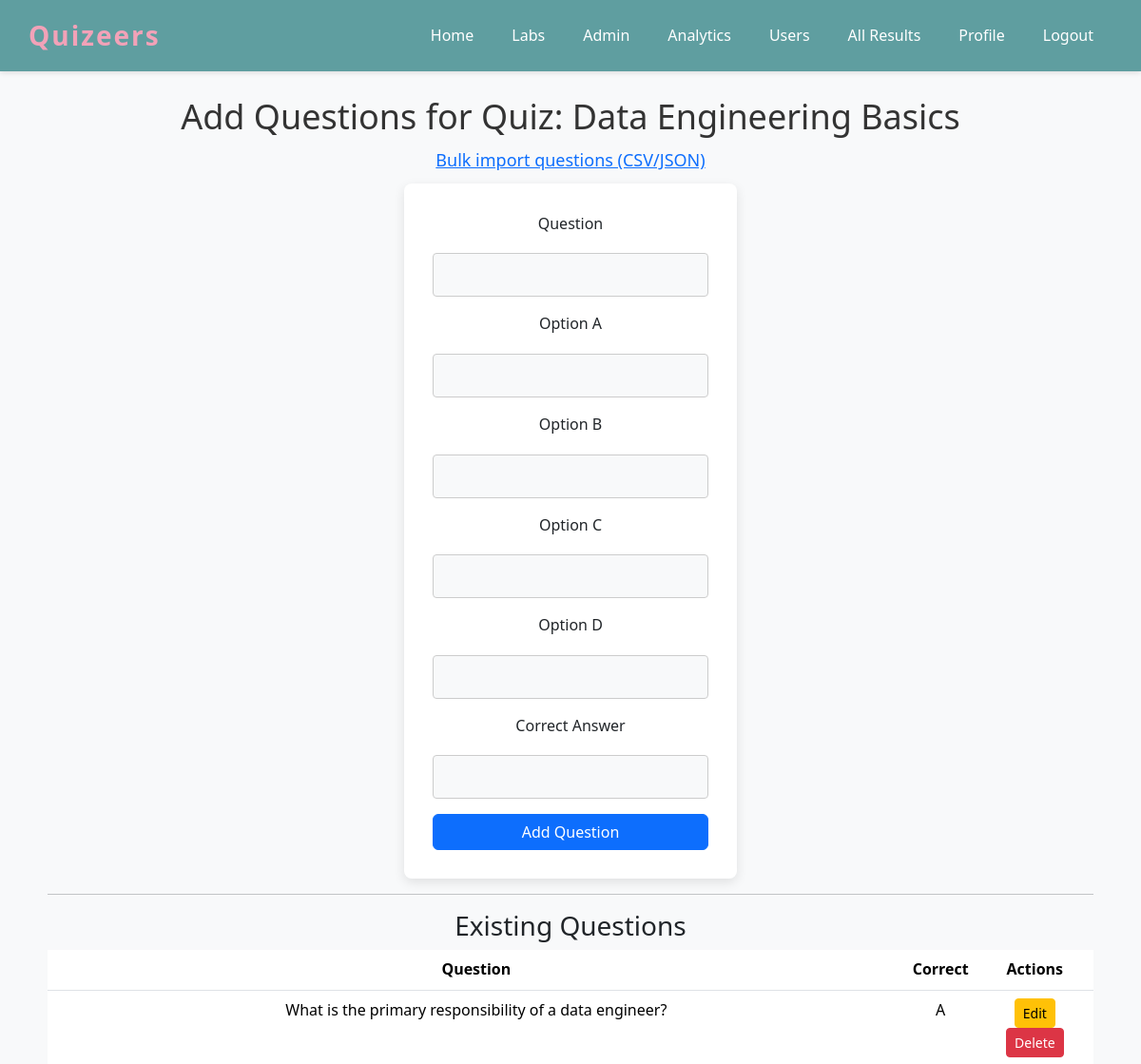
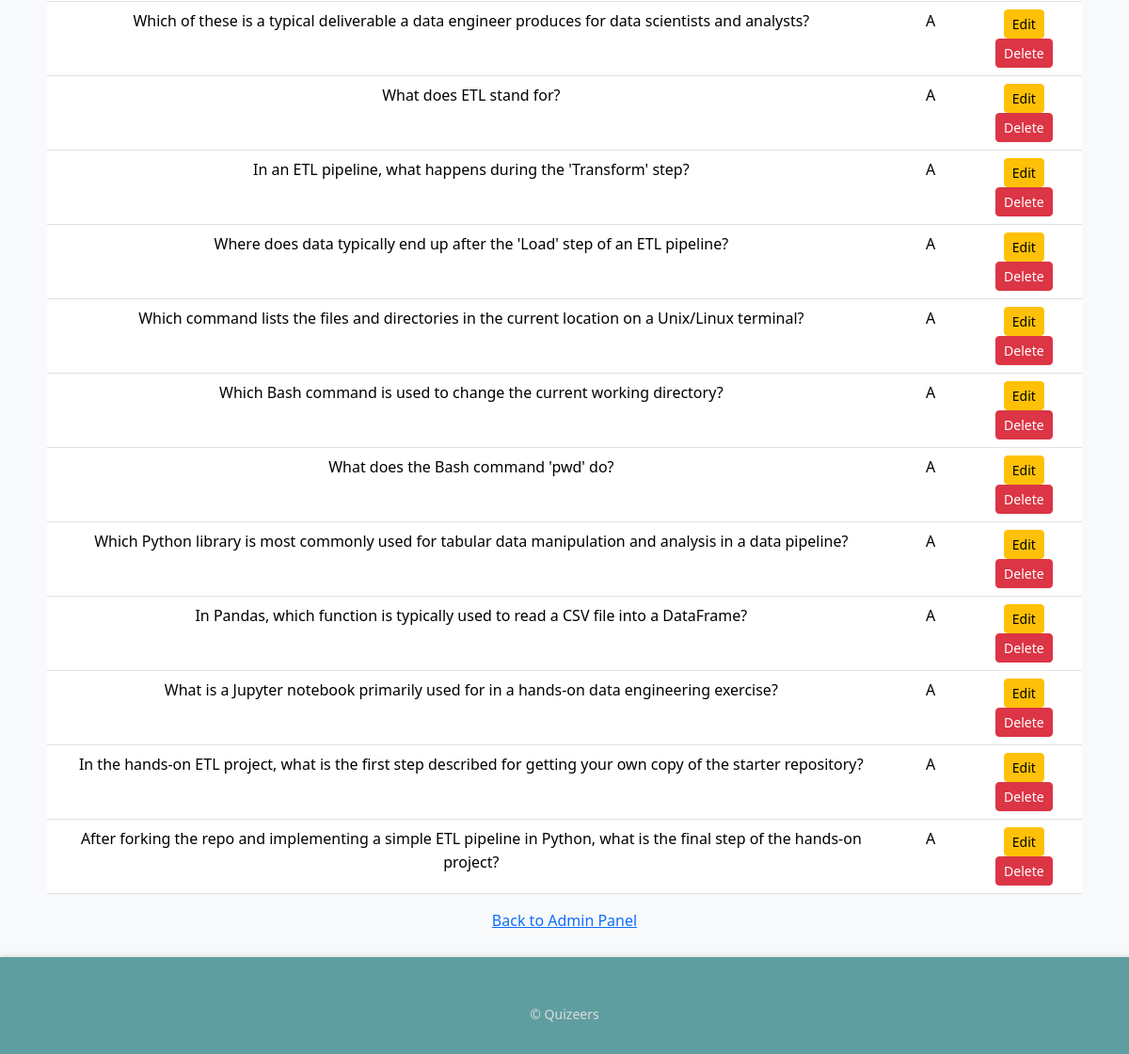
Page /admin/quiz/1/questions/add (signed in) on the committed database (2 pictures, top to bottom).
### app.py (models this page shows)
class Quiz(db.Model):
    id = db.Column(db.Integer, primary_key=True)
    title = db.Column(db.String(255), nullable=False)
    description = db.Column(db.Text, default="")
    is_deleted = db.Column(db.Boolean, default=False)
    category = db.Column(db.String(100), default="General")
    difficulty = db.Column(db.String(20), default="Medium")
    time_limit_minutes = db.Column(db.Integer, nullable=True)
    max_attempts = db.Column(db.Integer, nullable=True)
    shuffle_questions = db.Column(db.Boolean, default=True)
    questions = db.relationship(
        "Question", backref="quiz", lazy=True, cascade="all, delete-orphan"
    )

class Question(db.Model):
    id = db.Column(db.Integer, primary_key=True)
    quiz_id = db.Column(db.Integer, db.ForeignKey("quiz.id"), nullable=False)
    text = db.Column(db.Text, nullable=False)
    correct_answer = db.Column(db.String(1), nullable=False)
    answers = db.relationship(
        "Answer", backref="question", lazy=True, cascade="all, delete-orphan",
        order_by="Answer.letter"
    )

### app.py (the view, shortened to what this page needs)
@app.route("/admin/quiz/<int:quiz_id>/questions/add", methods=["GET", "POST"])
@admin_required
def admin_add_questions(quiz_id):
    quiz = db.get_or_404(Quiz, quiz_id)
    return render_template("admin_add_questions.html", quiz=quiz)

### app.py (called while the page is built)
@login_manager.user_loader
def load_user(user_id):
    return db.session.get(User, int(user_id))

def admin_required(view):
    @wraps(view)
    def wrapped(*args, **kwargs):
        if not current_user.is_authenticated or not current_user.is_admin:
            flash("Admin access required.", "error")
            return redirect(url_for("home"))
        return view(*args, **kwargs)
    return wrapped

### templates/admin_add_questions.html (shortened to what this page needs)
{% extends "base.html" %}
{% block content %}
    <h2>Add Questions for Quiz: {{ quiz.title }}</h2>
    <p><a href="{{ url_for('admin.admin_import_questions', quiz_id=quiz.id) }}">Bulk import questions (CSV/JSON)</a></p>
    <form method="POST">
        <div class="mb-3">
            <label for="question_text" class="form-label">Question</label>
            <input type="text" class="form-control" id="question_text" name="question_text" required>
        </div>
        <div class="mb-3">
            <label for="option_a" class="form-label">Option A</label>
            <input type="text" class="form-control" id="option_a" name="option_a" required>
        </div>
        <div class="mb-3">
            <label for="option_b" class="form-label">Option B</label>
            <input type="text" class="form-control" id="option_b" name="option_b" required>
        </div>
        <div class="mb-3">
            <label for="option_c" class="form-label">Option C</label>
            <input type="text" class="form-control" id="option_c" name="option_c" required>
        </div>
        <div class="mb-3">
            <label for="option_d" class="form-label">Option D</label>
            <input type="text" class="form-control" id="option_d" name="option_d" required>
        </div>
        <div class="mb-3">
            <label for="correct_answer" class="form-label">Correct Answer</label>
            <input type="text" class="form-control" id="correct_answer" name="correct_answer" required>
        </div>
        <button type="submit" class="btn btn-primary">Add Question</button>
    </form>
    <hr>
    <h3>Existing Questions</h3>
    {% if quiz.questions %}
        <table class="table">
            <thead>
                <tr><th>Question</th><th>Correct</th><th>Actions</th></tr>
            </thead>
            <tbody>
                {% for question in quiz.questions %}
                    <tr>
                        <td>{{ question.text }}</td>
                        <td>{{ question.correct_answer }}</td>
                        <td>
                            <a href="{{ url_for('admin.admin_edit_question', question_id=question.id) }}" class="btn btn-warning btn-sm">Edit</a>
                            <a href="{{ url_for('admin.admin_delete_question', question_id=question.id) }}" class="btn btn-danger btn-sm" onclick="return confirm('Delete this question?')">Delete</a>
                        </td>
                    </tr>
                {% endfor %}
            </tbody>
        </table>
    {% else %}
        <p>No questions yet.</p>
    {% endif %}
    <a href="{{ url_for('admin.admin_panel') }}">Back to Admin Panel</a>
{% endblock %}

### static/css/styles.css (style rules this page uses)
body { font-family: 'Segoe UI', Tahoma, Geneva, Verdana, sans-serif; margin: 0; padding: 0; background-color: #f8f9fa; line-height: 1.6; }
main h2 { font-size: 36px; color: #333; margin-bottom: 10px; font-weight: 400; }
main p { font-size: 18px; margin: 10px 0; color: #555; }
form { background-color: white; padding: 30px; margin: 0 auto; width: 350px; border-radius: 8px; box-shadow: 0 4px 12px rgba(0, 0, 0, 0.1); }
form input[type="text"], form input[type="password"], form input[type="email"] { width: 100%; padding: 10px; margin: 10px 0; border: 1px solid #ccc; border-radius: 4px; font-size: 16px; color: #333; background-color: #f8f9fa; transition: border-color 0.3s ease; }
form button { background-color: #5f9ea0; color: white; padding: 12px 20px; border: none; border-radius: 6px; font-size: 18px; font-weight: 500; cursor: pointer; width: 100%; transition: background-color 0.3s ease; }

### rows in the picture
Quiz: title "Data Engineering Basics"
Question: text "What is the primary responsibility of a data engineer?", correct_answer "A"
Question: text "Which of these is a typical deliverable a data engineer produces for data scientists and analysts?", correct_answer "A"
Question: text "What does ETL stand for?", correct_answer "A"
Question: text "In an ETL pipeline, what happens during the 'Transform' step?", correct_answer "A"
Question: text "Where does data typically end up after the 'Load' step of an ETL pipeline?", correct_answer "A"
Question: text "Which command lists the files and directories in the current location on a Unix/Linux terminal?", correct_answer "A"
Question: text "Which Bash command is used to change the current working directory?", correct_answer "A"
Question: text "What does the Bash command 'pwd' do?", correct_answer "A"
Question: text "Which Python library is most commonly used for tabular data manipulation and analysis in a data pipeline?", correct_answer "A"
Question: text "In Pandas, which function is typically used to read a CSV file into a DataFrame?", correct_answer "A"
Question: text "What is a Jupyter notebook primarily used for in a hands-on data engineering exercise?", correct_answer "A"
Question: text "In the hands-on ETL project, what is the first step described for getting your own copy of the starter repository?", correct_answer "A"
Question: text "After forking the repo and implementing a simple ETL pipeline in Python, what is the final step of the hands-on project?", correct_answer "A"
